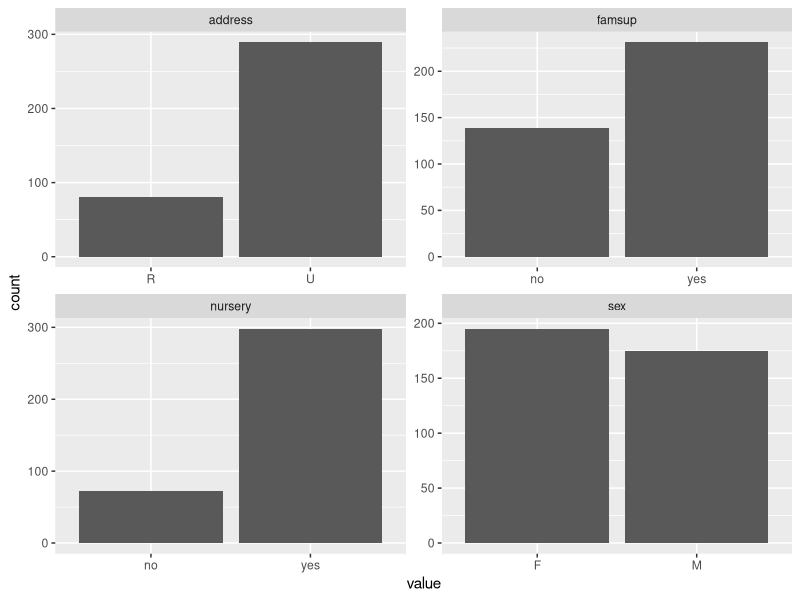

Recreate this plot in R.
## ---- chunk 1
# set working directory 
setwd("C:/Users/koivusus/IODS/IODS-project_new")

# read in data 
data <- read.csv("data/alc.csv") 

# print out the column names 
colnames(data)

# check dimensions
dim(data)
## ---- chunk 2

# load library
library(ggplot2)
library(tidyr)
library(dplyr)

# draw a bar plot of each variable
data %>% select(sex, address, famsup, nursery) %>% gather() %>% ggplot(aes(value)) + facet_wrap("key", scales = "free") + geom_bar()

## ---- chunk 3

# see how many percent in men and in women belong to the high/low alcohol consumption class
data %>% group_by(sex, high_use) %>% summarise(count = n()) %>% mutate(prop = count / sum(count))

# see how many percent in students living in urban/rural areas belong to the high/low alcohol consumption class
data %>% group_by(address, high_use) %>% summarise(count = n()) %>% mutate(prop = count / sum(count))

# see how many percent in students that have received family educational support belong to the high/low alcohol consumption class
data %>% group_by(famsup, high_use) %>% summarise(count = n()) %>% mutate(prop = count / sum(count))

# see how many percent in students that have or have not attended nursery education belong to the high/low alcohol consumption class
data %>% group_by(nursery, high_use) %>% summarise(count = n()) %>% mutate(prop = count / sum(count))


## ---- chunk 4
# find a model
mod1 <- glm(high_use ~ sex + address + famsup + nursery, data = data, family = "binomial")

# print summary 
summary(mod1)

# compute odds ratios (OR)
OR <- coef(mod1) %>% exp

# compute confidence intervals (CI)
CI <- confint(mod1) %>% exp

# print out the odds ratios with their confidence intervals
cbind(OR, CI)

## ---- chunk 5

# fit a model with only the variables that had statistical relationship with alcohol consumption 
mod2 <- glm(high_use ~ sex + address, data = data, family = "binomial")

# print summary 
summary(mod2)

# predict() the probability of high_use
probabilities <- predict(mod2, type = "response")

# add the predicted probabilities to 'alc'
data <- mutate(data, probability = probabilities)

# use the probabilities to make a prediction of high_use
data <- mutate(data, prediction = probability > 0.5)

# see the last ten original classes, predicted probabilities, and class predictions
select(data, failures, absences, sex, high_use, probability, prediction) %>% tail(10)

# tabulate the target variable versus the predictions
table(high_use = data$high_use, prediction = data$prediction)

## ---- chunk 6

## ---- chunk 7

